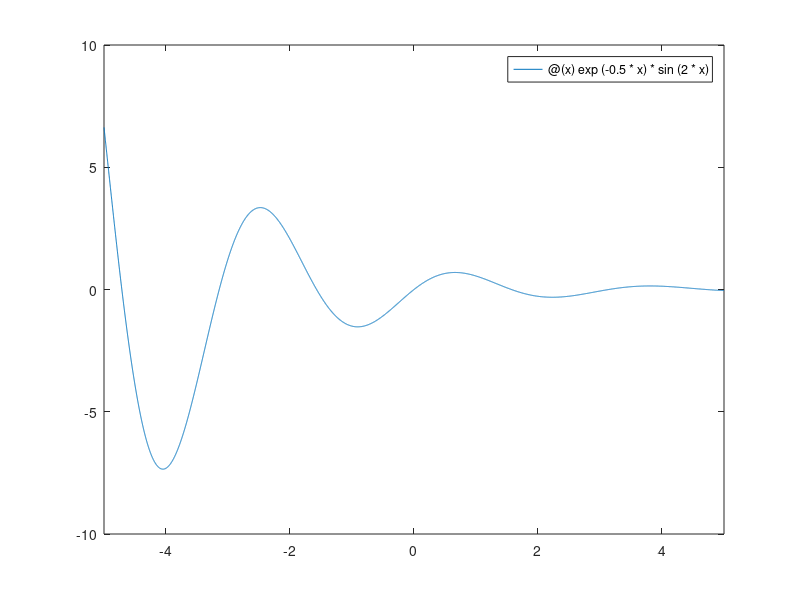

Recreate this plot in MATLAB.
function dampedOsc()
%note students do not yet know about elementwise operations.
	fplot(@(x) exp(-0.5*x)*sin(2*x));
end